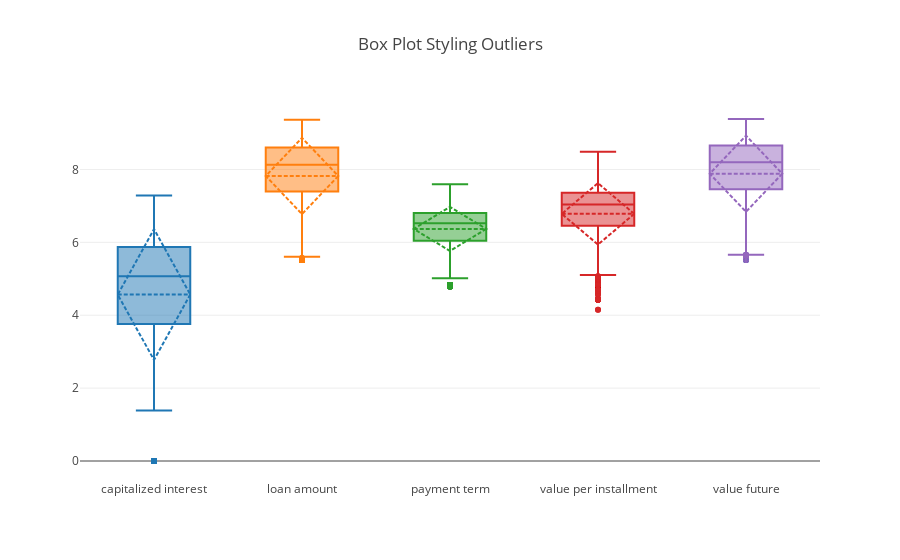

Source (notebook cell):
### Markdown cell above
#### 3.4.1 Method Interquatile range or IQR

![image.png](attachment:c2fc7d88-338e-4f21-afc9-aaed9aa879eb.png)
> Image source: (TYAGI, 2019)

### Code cell
# Create the new daframe with transformation log1p
df_log1p = df_new.loc[:,['loan_amount','payment_term','value_per_installment','capitalized_interest','value_future']]
df_log1p = transformer.cols_to_log1p(df_log1p,df_log1p.columns)
df_log1p = df_log1p.iloc[:,5:12]

# Create graph
fig = go.Figure()
fig.add_trace(go.Box(y=df_log1p.log1p_capitalized_interest,name="capitalized interest", boxmean="sd",
))
fig.add_trace(go.Box(y=df_log1p.log1p_loan_amount,name="loan amount", boxmean="sd",
))
fig.add_trace(go.Box(y=df_log1p.log1p_payment_term,name="payment term", boxmean="sd",
))
fig.add_trace(go.Box(y=df_log1p.log1p_value_per_installment,name="value per installment",boxmean="sd",
))
fig.add_trace(go.Box(y=df_log1p.log1p_value_future,name="value future",boxmean="sd",
))
fig.update_layout(title_text="Box Plot Styling Outliers",
                  height= 500,
                  showlegend=False,
                  template="xgridoff")
fig.show()
graphic.plot_hist(df_log1p,"Histogram with Log1p transformation")

### Figure 1 — Plotly figure (JSON) as saved in the notebook; plotly's stock layout.template omitted (floating-point values rounded to 4 significant figures; data arrays with more than 128 entries replaced by an {"elided": "..."} marker saying what was removed)
{"data": [{"boxmean": "sd", "name": "capitalized interest", "type": "box", "y": {"elided": "3813 float values"}}, {"boxmean": "sd", "name": "loan amount", "type": "box", "y": {"elided": "3813 float values"}}, {"boxmean": "sd", "name": "payment term", "type": "box", "y": {"elided": "3813 float values"}}, {"boxmean": "sd", "name": "value per installment", "type": "box", "y": {"elided": "3813 float values"}}, {"boxmean": "sd", "name": "value future", "type": "box", "y": {"elided": "3813 float values"}}], "layout": {"autosize": true, "showlegend": false, "title": {"text": "Box Plot Styling Outliers"}, "xaxis": {"autorange": true, "range": [-0.5, 4.5], "type": "category"}, "yaxis": {"autorange": true, "range": [-0.5214, 9.907], "type": "linear"}}}
